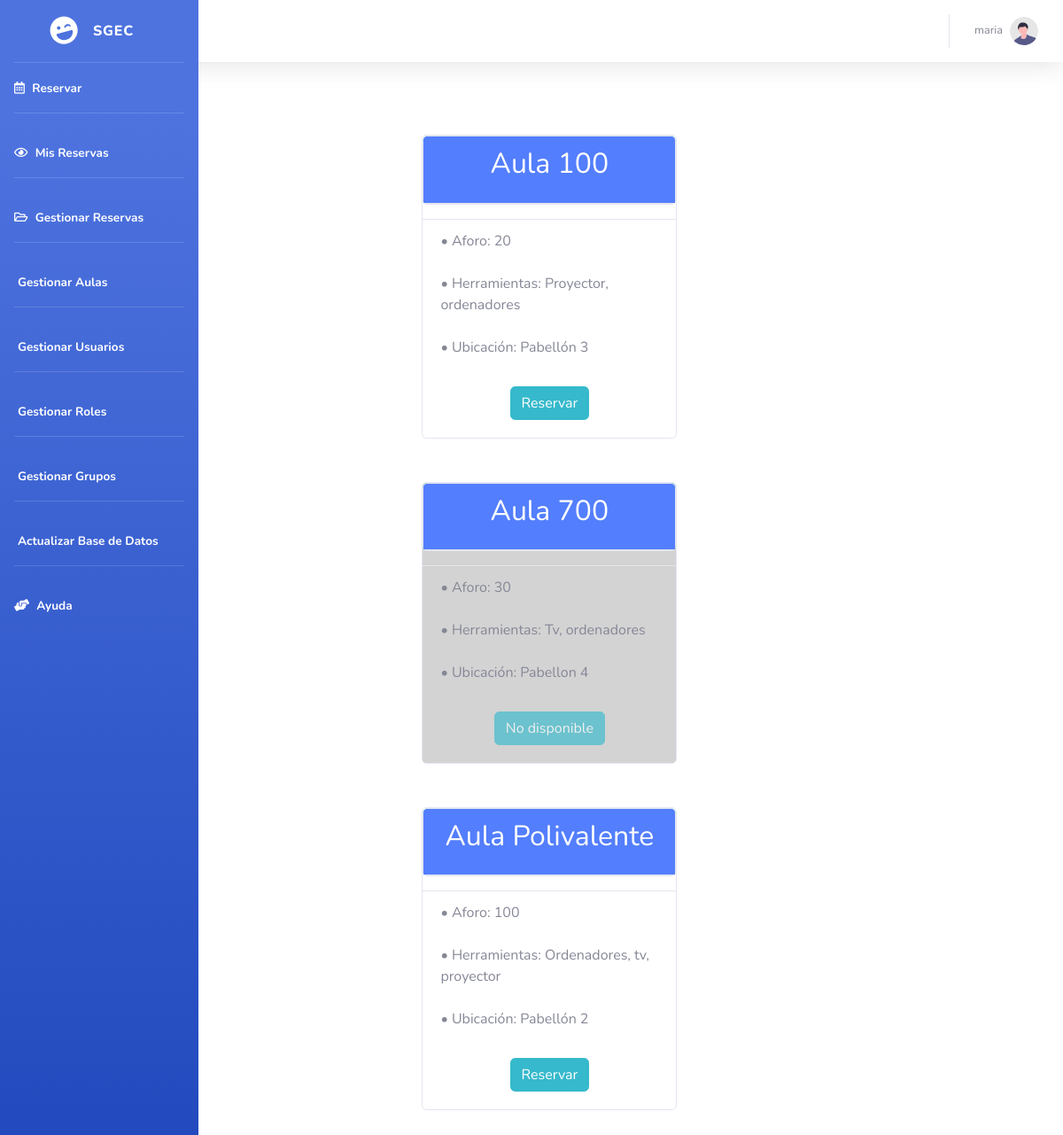
Page /index2.php (signed in) on the earlier database version.
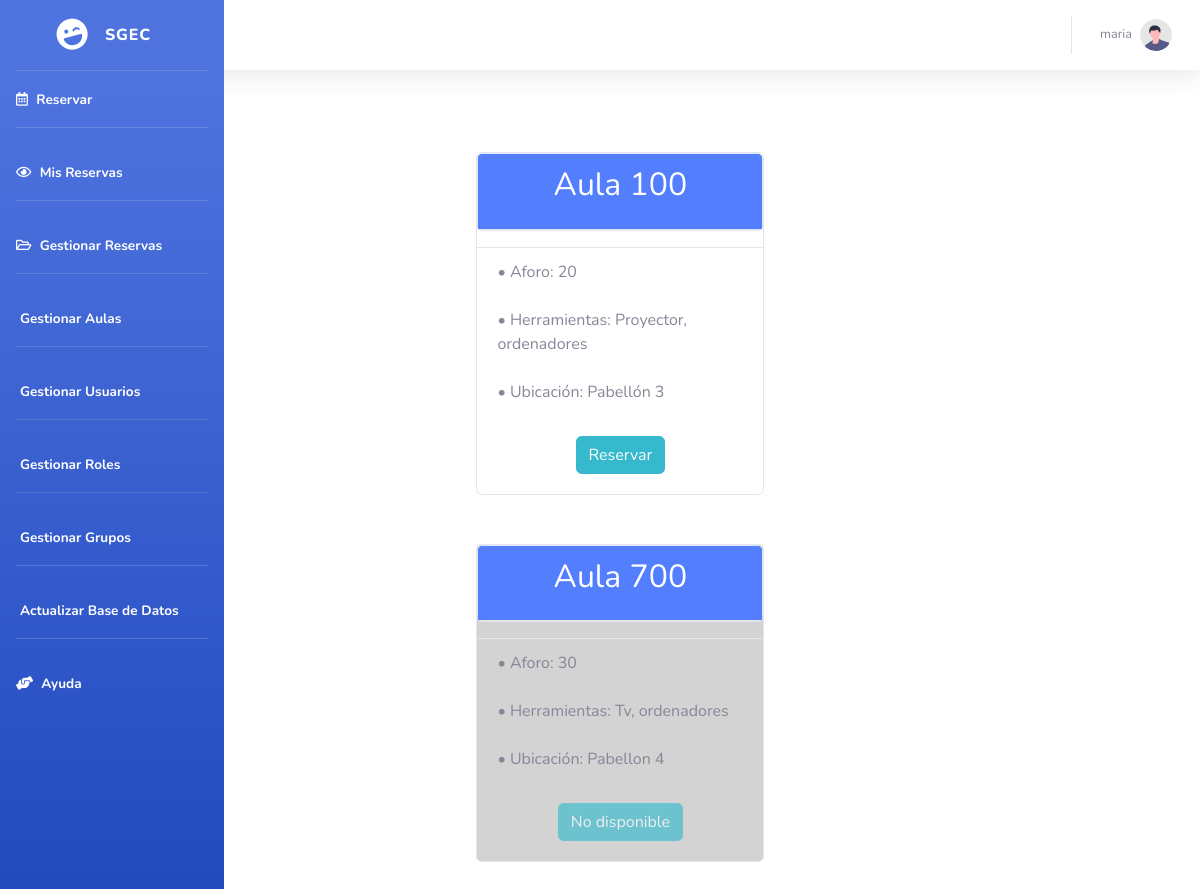
Same page on the later database version.
### tables this page shows
CREATE TABLE `aulas` (
  `id` varchar(220) NOT NULL,
  `ubicacion` varchar(220) NOT NULL,
  `informacion` varchar(220) NOT NULL,
  `aforo` int(100) NOT NULL,
  `habilitado` tinyint(1) NOT NULL
);

### index2.php (the view, shortened to what this page needs)
<!DOCTYPE html>
<html>
<head>
<link rel="stylesheet" href="https://cdn.jsdelivr.net/npm/bootstrap@4.3.1/dist/css/bootstrap.min.css">
</head>
<div style="        display: flex;
    flex-direction: column;
    align-items: center;
    justify-content: center;
    flex-wrap: wrap;
    padding-left: 16%;
    padding-right: 16%;
    margin-top: 12%;" >
<?php
include "menu1.php";
$dbHost     = "localhost";
$dbUsername = "root";
$dbPassword = "";
$dbName     = "sgec";
$db = new mysqli($dbHost, $dbUsername, $dbPassword, $dbName);
$result = $db->query("SELECT id, ubicacion, informacion, aforo, habilitado FROM aulas GROUP BY id");
if($result->num_rows > 0){
        while($row = $result->fetch_assoc()){ ?>
        <?php if ($row['habilitado']==0){ ?>
            <div class="card bg-gray" style="width: 18rem; margin-left:5%; margin-top:1%;margin-bottom:5%">
            <div class="card text-white bg-info mb-3" style="max-width: 18rem;">
                <div class="card-header">
                <h2 class="card-title" style="text-align:center"><?php echo $row['id']; ?></h2>
                </div>
            </div>
            <ul class="list-group list-group-flush">
                <li class="list-group-item bg-gray">• Aforo: <?php echo $row['aforo']; ?></li>
                <li class="list-group-item bg-gray">• Herramientas: <?php echo $row['informacion']; ?></li>
                <li class="list-group-item bg-gray">• Ubicación: <?php echo $row['ubicacion']; ?></li>
            </ul>
            <div class="card-body">
                    <div class="d-flex justify-content-center">
                        <button type="submit" class="btn btn-info" disabled>No disponible</button>
                    </div>
            </div>
        </div>
        <?php } else{ ?>
            <div class="card" style="width: 18rem; margin-left:5%; margin-top:1%;margin-bottom:5%">
            <div class="card text-white bg-info mb-3" style="max-width: 18rem;">
                <div class="card-header">
                <h2 class="card-title" style="text-align:center"><?php echo $row['id']; ?></h2>
                </div>
            </div>
            <ul class="list-group list-group-flush">
                <li class="list-group-item">• Aforo: <?php echo $row['aforo']; ?></li>
                <li class="list-group-item">• Herramientas: <?php echo $row['informacion']; ?></li>
                <li class="list-group-item">• Ubicación: <?php echo $row['ubicacion']; ?></li>
            </ul>
            <div class="card-body">
                    <div class="d-flex justify-content-center">
                        <a href="calendario.php?id=<?php echo $row['id']?>"><button type="submit" class="btn btn-info">Reservar</button></a>
                    </div>
            </div>
        </div>
        <?php }  ?>
        <?php } ?>
<?php } ?>
</div>
</body>
</html>

Differences in the rows shown:
removed aulas: id "Aula Polivalente", aforo "100", informacion "Ordenadores, tv, proyector", ubicacion "Pabellón 2"
